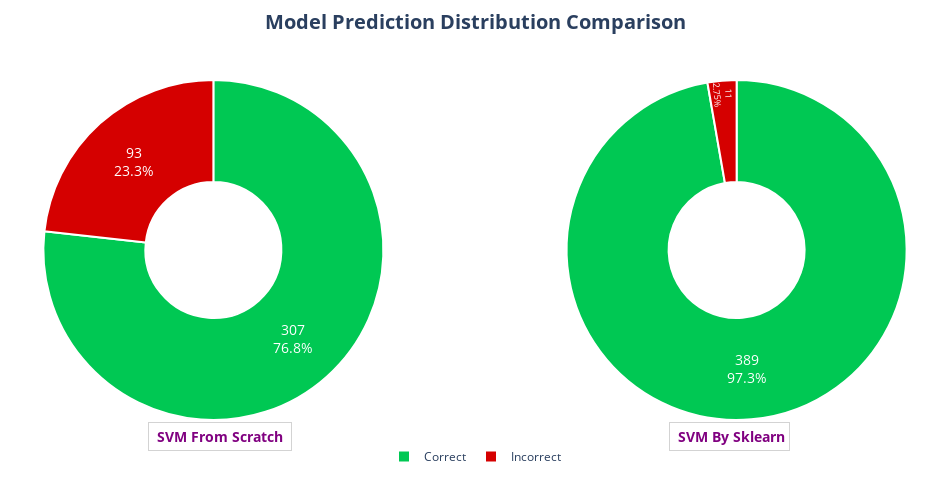

The cell this chart's notebook holds for it:
### Code cell
correct_custom = (y_pred_custom == y_test).sum()
incorrect_custom = (y_pred_custom != y_test).sum()

correct_sklearn = (y_pred_sklearn == y_test).sum()
incorrect_sklearn = (y_pred_sklearn != y_test).sum()

fig = make_subplots(
    rows=1, 
    cols=2, 
    specs=[[{'type':'domain'}, {'type':'domain'}]],
    subplot_titles=(
        f"Custom OvR SVM<br><span style='font-size:12px'>Accuracy: {custom_accuracy*100:.2f}%</span>", 
        f"Sklearn SVC<br><span style='font-size:12px'>Accuracy: {sklearn_accuracy*100:.2f}%</span>"
    ),
    horizontal_spacing=0.15 
)

fig.add_trace(go.Pie(
    labels=['Correct', 'Incorrect'],
    values=[correct_custom, incorrect_custom],
    marker_colors=['#00C853', '#D50000'],
    hole=0.4,
    name="Custom SVM",
    textinfo='percent+value',
    textposition='inside',
    textfont_size=14,
    hovertemplate="<b>%{label}</b><br>Count: %{value}<br>Percentage: %{percent}",
    domain=dict(x=[0, 0.45])
), 1, 1)

fig.add_trace(go.Pie(
    labels=['Correct', 'Incorrect'],
    values=[correct_sklearn, incorrect_sklearn],
    marker_colors=['#00C853', '#D50000'],
    hole=0.4,
    name="Sklearn SVC",
    textinfo='percent+value',
    textposition='inside',
    textfont_size=14,
    hovertemplate="<b>%{label}</b><br>Count: %{value}<br>Percentage: %{percent}",
    domain=dict(x=[0.55, 1]) 
), 1, 2)

fig.update_layout(
    title_text="<b>Model Prediction Distribution Comparison</b>",
    title_x=0.5,
    title_y=0.97,
    title_font_size=20,
    showlegend=True,
    template='plotly_white',
    margin=dict(l=20, r=20, t=80, b=80),  
    height=500,
    width=950, 
    legend=dict(
        orientation="h",
        yanchor="bottom",
        y=-0.15,  
        xanchor="center",
        x=0.5,
        font_size=12
    ),
   annotations=[
    dict(
        text="<b> SVM From Scratch </b>",
        x=0.22,
        y=-0.12, 
        showarrow=False,
        font_size=14,  
        font_color="purple",  
        xref="paper",
        yref="paper",
        bgcolor="white", 
        borderpad=4, 
        bordercolor="#D3D3D3", 
        borderwidth=1
    ),
    dict(
        text="<b> SVM By Sklearn</b>",
        x=0.78,
        y=-0.12, 
        showarrow=False,
        font_size=14,  
        font_color="purple",  
        xref="paper",
        yref="paper",
        bgcolor="white",  
        borderpad=4, 
        bordercolor="#D3D3D3", 
        borderwidth=1
    ) ]  )

fig.update_traces(
    hoverlabel=dict(
        bgcolor="white",
        font_size=14,
        font_family="Arial"
    ),
    marker=dict(line=dict(color='#FFFFFF', width=2)),
    selector=dict(type='pie')
)

fig.update_annotations(
    yshift=10, 
    font_size=14
)

fig.show()

### Figure 1 — Plotly figure (JSON) as saved in the notebook; plotly's stock layout.template omitted (floating-point values rounded to 4 significant figures)
{"data": [{"domain": {"x": [0, 0.425], "y": [0, 1]}, "hole": 0.4, "hoverlabel": {"bgcolor": "white", "font": {"family": "Arial", "size": 14}}, "hovertemplate": "<b>%{label}</b><br>Count: %{value}<br>Percentage: %{percent}", "labels": ["Correct", "Incorrect"], "marker": {"colors": ["#00C853", "#D50000"], "line": {"color": "#FFFFFF", "width": 2}}, "name": "Custom SVM", "textfont": {"size": 14}, "textinfo": "percent+value", "textposition": "inside", "type": "pie", "values": [307, 93]}, {"domain": {"x": [0.575, 1], "y": [0, 1]}, "hole": 0.4, "hoverlabel": {"bgcolor": "white", "font": {"family": "Arial", "size": 14}}, "hovertemplate": "<b>%{label}</b><br>Count: %{value}<br>Percentage: %{percent}", "labels": ["Correct", "Incorrect"], "marker": {"colors": ["#00C853", "#D50000"], "line": {"color": "#FFFFFF", "width": 2}}, "name": "Sklearn SVC", "textfont": {"size": 14}, "textinfo": "percent+value", "textposition": "inside", "type": "pie", "values": [389, 11]}], "layout": {"annotations": [{"bgcolor": "white", "bordercolor": "#D3D3D3", "borderpad": 4, "borderwidth": 1, "font": {"color": "purple", "size": 14}, "showarrow": false, "text": "<b> SVM From Scratch </b>", "x": 0.22, "xanchor": "center", "xref": "paper", "y": -0.12, "yanchor": "bottom", "yref": "paper", "yshift": 10}, {"bgcolor": "white", "bordercolor": "#D3D3D3", "borderpad": 4, "borderwidth": 1, "font": {"color": "purple", "size": 14}, "showarrow": false, "text": "<b> SVM By Sklearn</b>", "x": 0.78, "xanchor": "center", "xref": "paper", "y": -0.12, "yanchor": "bottom", "yref": "paper", "yshift": 10}], "height": 500, "legend": {"font": {"size": 12}, "orientation": "h", "x": 0.5, "xanchor": "center", "y": -0.15, "yanchor": "bottom"}, "margin": {"b": 80, "l": 20, "r": 20, "t": 80}, "showlegend": true, "title": {"font": {"size": 20}, "text": "<b>Model Prediction Distribution Comparison</b>", "x": 0.5, "y": 0.97}, "width": 950}}
